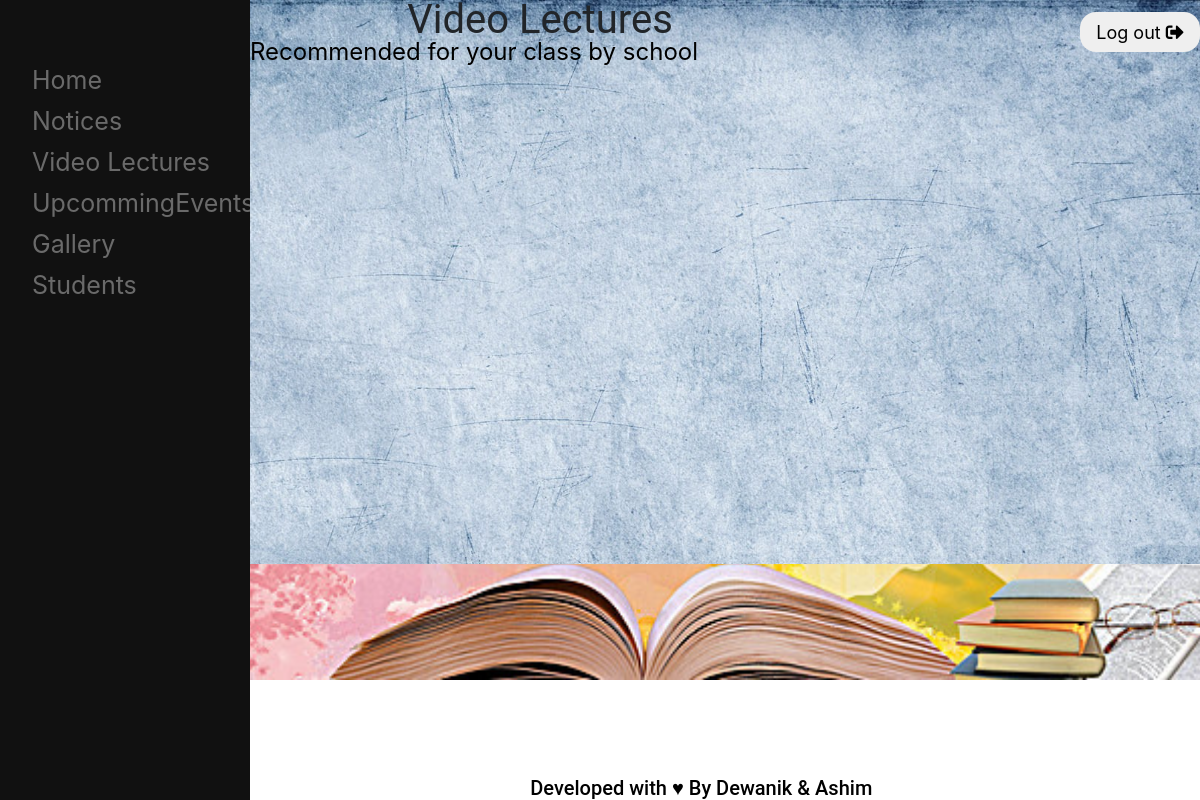
The app's page /inside/lect.php (signed in), older data.
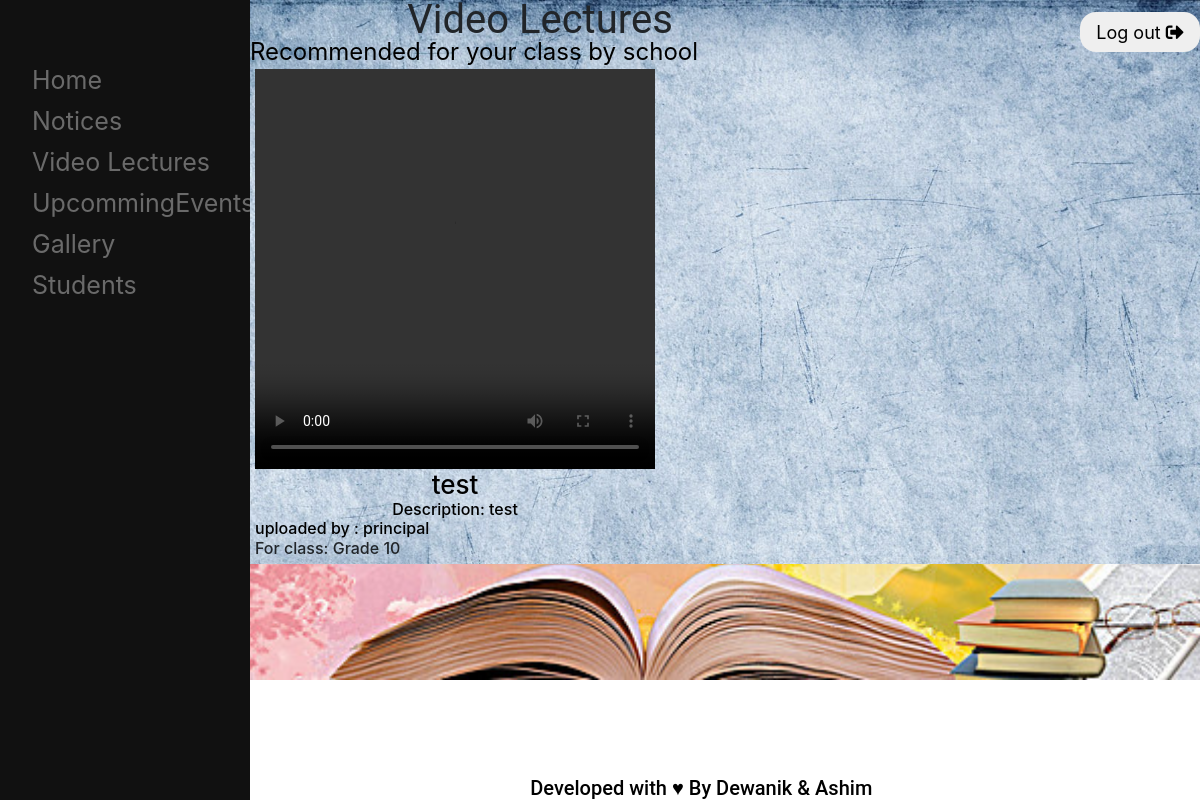
The same page, newer data.
### tables this page shows
CREATE TABLE `videolect` (
  `videoid` int(11) NOT NULL,
  `videofullname` text NOT NULL,
  `description` text NOT NULL,
  `uploadedby` text NOT NULL,
  `recommended` text NOT NULL,
  `videotitle` text NOT NULL,
  `ordervideo` text NOT NULL
);

### inside/videolessons.php (the view, shortened to what this page needs)
<?php
if (isset($_SESSION['id'])) {
  echo '<p style="margin-left: 250;font-size: 24px;color: black;">Recommended for your class by school</p>';
}
?>
<div class="gallery-container" style="margin-left:250;">
<?php
include_once '../includes/dbcon.php';
if (isset($_SESSION['id'])) {
$x = $_SESSION['stdclass'];
$sql = "SELECT * FROM videolect where recommended='$x'";
$stmt = mysqli_stmt_init($conn);
 if (!mysqli_stmt_prepare($stmt,$sql)) {
       echo "SQL Statemant Error";
     }else {
       mysqli_stmt_execute($stmt);
       $result = mysqli_stmt_get_result($stmt);
       while ($row = mysqli_fetch_assoc($result)) {
         echo ' <div style="margin:5px">
<video width="400" height="400" controls  preload="metadata">
 <source src="../uploads/video/'.$row['videofullname'].'" type="video/mp4">
 Your browser does not support HTML5 video.
</video>
             <h2>'.$row['videotitle'].'</h2>
             <h3>Description:  '.$row['description'].'</h3>
             <h4>uploaded by :   '.$row['uploadedby'].'</h4>
             <h5>For class: '.$row['recommended'].'</h5>
             <br><br><br>
           </div>';
   }
 }
}
 ?>
  </div>

Row changes from the older to the newer data that the page shows:
added videolect: videotitle "test", description "test", uploadedby "principal", recommended "Grade 10"
